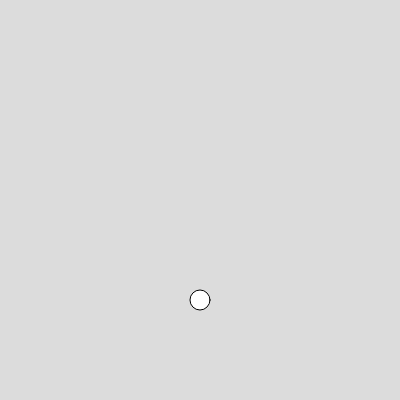
Frame 1 (no input)
Frame 60 (no input): identical to frame 1, image omitted
Frame 120 (the mouse pressed at the canvas centre since frame 60): identical to frame 1, image omitted

The p5.js sketch that drew this single still picture (run headless with seeded random() and noise() and a simulated clock; from frame 60 on, the mouse is pressed at the canvas centre):

// p5.js sketch
// ── sketch.js
function setup() {
  createCanvas(400, 400);
}

function draw() {
  background(220);
  circle(200, 300, 20)

}
